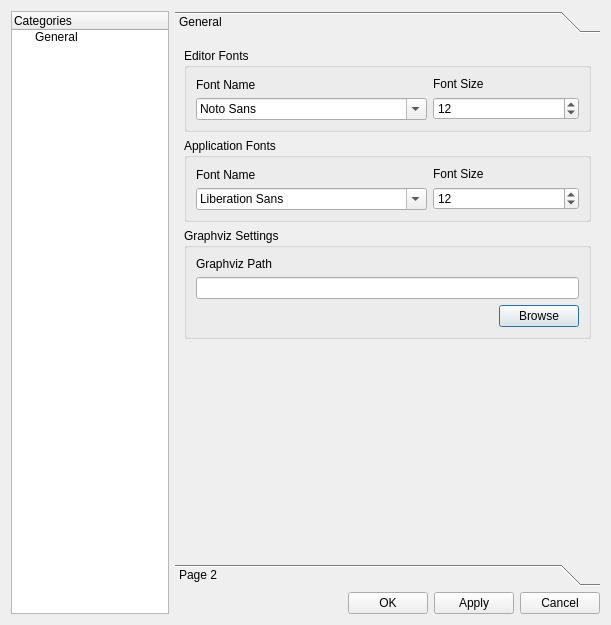
<?xml version="1.0" encoding="UTF-8"?>
<ui version="4.0">
 <class>SettingsWin_ui</class>
 <widget class="QDialog" name="SettingsWin_ui">
  <property name="geometry">
   <rect>
    <x>0</x>
    <y>0</y>
    <width>611</width>
    <height>625</height>
   </rect>
  </property>
  <property name="windowTitle">
   <string>QDotSettings</string>
  </property>
  <layout class="QGridLayout" name="gridLayout">
   <item row="0" column="0" rowspan="2">
    <widget class="QTreeWidget" name="treeWidget">
     <property name="maximumSize">
      <size>
       <width>161</width>
       <height>16777215</height>
      </size>
     </property>
     <column>
      <property name="text">
       <string>Categories</string>
      </property>
     </column>
     <item>
      <property name="text">
       <string>General</string>
      </property>
     </item>
    </widget>
   </item>
   <item row="0" column="1" colspan="2">
    <widget class="QToolBox" name="toolBox">
     <property name="currentIndex">
      <number>0</number>
     </property>
     <widget class="QWidget" name="page">
      <property name="geometry">
       <rect>
        <x>0</x>
        <y>0</y>
        <width>426</width>
        <height>513</height>
       </rect>
      </property>
      <attribute name="label">
       <string>General</string>
      </attribute>
      <layout class="QGridLayout" name="gridLayout_4">
       <item row="0" column="0">
        <widget class="QGroupBox" name="groupBox">
         <property name="title">
          <string>Editor Fonts</string>
         </property>
         <layout class="QGridLayout" name="gridLayout_2">
          <item row="0" column="0">
           <layout class="QVBoxLayout" name="verticalLayout_2">
            <item>
             <widget class="QLabel" name="label">
              <property name="text">
               <string>Font Name</string>
              </property>
             </widget>
            </item>
            <item>
             <widget class="QFontComboBox" name="cmbFontName">
              <property name="currentFont">
               <font>
                <family>Luxi Sans</family>
               </font>
              </property>
             </widget>
            </item>
           </layout>
          </item>
          <item row="0" column="1">
           <layout class="QVBoxLayout" name="verticalLayout">
            <item>
             <widget class="QLabel" name="label_2">
              <property name="text">
               <string>Font Size</string>
              </property>
             </widget>
            </item>
            <item>
             <widget class="QSpinBox" name="spinFontSize">
              <property name="accelerated">
               <bool>true</bool>
              </property>
              <property name="value">
               <number>12</number>
              </property>
             </widget>
            </item>
           </layout>
          </item>
         </layout>
        </widget>
       </item>
       <item row="3" column="0">
        <spacer name="verticalSpacer">
         <property name="orientation">
          <enum>Qt::Vertical</enum>
         </property>
         <property name="sizeHint" stdset="0">
          <size>
           <width>20</width>
           <height>401</height>
          </size>
         </property>
        </spacer>
       </item>
       <item row="2" column="0">
        <widget class="QGroupBox" name="groupBox_2">
         <property name="title">
          <string>Graphviz Settings</string>
         </property>
         <layout class="QGridLayout" name="gridLayout_5">
          <item row="3" column="0" colspan="2">
           <widget class="QLineEdit" name="edtGraphvizPath">
            <property name="readOnly">
             <bool>true</bool>
            </property>
           </widget>
          </item>
          <item row="4" column="1">
           <widget class="QPushButton" name="btnGraphvizBrowse">
            <property name="text">
             <string>Browse</string>
            </property>
           </widget>
          </item>
          <item row="2" column="0">
           <widget class="QLabel" name="label_3">
            <property name="text">
             <string>Graphviz Path</string>
            </property>
           </widget>
          </item>
          <item row="4" column="0">
           <spacer name="horizontalSpacer_2">
            <property name="orientation">
             <enum>Qt::Horizontal</enum>
            </property>
            <property name="sizeHint" stdset="0">
             <size>
              <width>40</width>
              <height>20</height>
             </size>
            </property>
           </spacer>
          </item>
         </layout>
        </widget>
       </item>
       <item row="1" column="0">
        <widget class="QGroupBox" name="groupBox_3">
         <property name="title">
          <string>Application Fonts</string>
         </property>
         <layout class="QGridLayout" name="gridLayout_6">
          <item row="0" column="0">
           <layout class="QVBoxLayout" name="verticalLayout_3">
            <item>
             <widget class="QLabel" name="label_4">
              <property name="text">
               <string>Font Name</string>
              </property>
             </widget>
            </item>
            <item>
             <widget class="QFontComboBox" name="cmbApplicationFontName">
              <property name="currentFont">
               <font/>
              </property>
             </widget>
            </item>
           </layout>
          </item>
          <item row="0" column="1">
           <layout class="QVBoxLayout" name="verticalLayout_4">
            <item>
             <widget class="QLabel" name="label_5">
              <property name="text">
               <string>Font Size</string>
              </property>
             </widget>
            </item>
            <item>
             <widget class="QSpinBox" name="spinApplicationFontSize">
              <property name="accelerated">
               <bool>true</bool>
              </property>
              <property name="value">
               <number>12</number>
              </property>
             </widget>
            </item>
           </layout>
          </item>
         </layout>
        </widget>
       </item>
      </layout>
     </widget>
     <widget class="QWidget" name="page_2">
      <property name="geometry">
       <rect>
        <x>0</x>
        <y>0</y>
        <width>426</width>
        <height>513</height>
       </rect>
      </property>
      <attribute name="label">
       <string>Page 2</string>
      </attribute>
      <layout class="QGridLayout" name="gridLayout_3"/>
     </widget>
    </widget>
   </item>
   <item row="1" column="1">
    <spacer name="horizontalSpacer">
     <property name="orientation">
      <enum>Qt::Horizontal</enum>
     </property>
     <property name="sizeHint" stdset="0">
      <size>
       <width>170</width>
       <height>20</height>
      </size>
     </property>
    </spacer>
   </item>
   <item row="1" column="2">
    <layout class="QHBoxLayout" name="horizontalLayout">
     <item>
      <widget class="QPushButton" name="btnOk">
       <property name="text">
        <string>OK</string>
       </property>
      </widget>
     </item>
     <item>
      <widget class="QPushButton" name="btnApply">
       <property name="text">
        <string>Apply</string>
       </property>
      </widget>
     </item>
     <item>
      <widget class="QPushButton" name="btnCancel">
       <property name="text">
        <string>Cancel</string>
       </property>
      </widget>
     </item>
    </layout>
   </item>
  </layout>
 </widget>
 <resources/>
 <connections/>
</ui>
